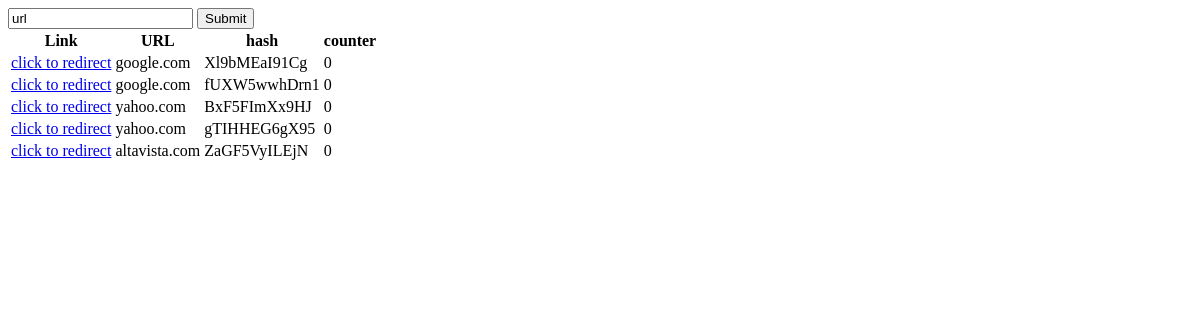
Before: / with the older database file.
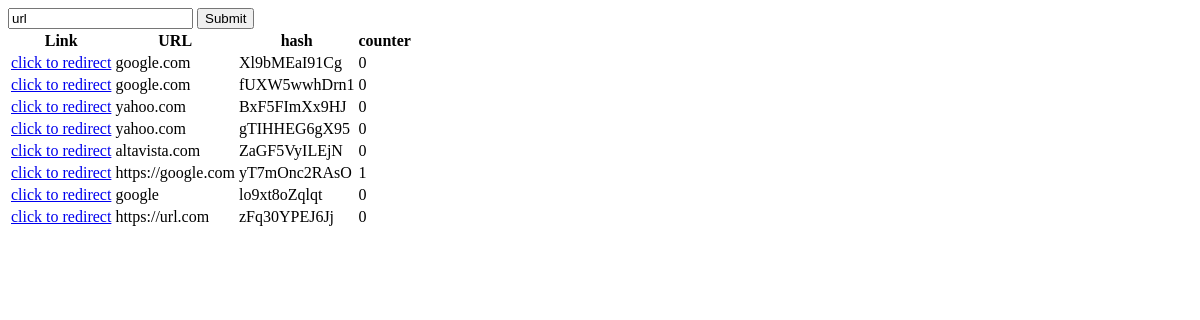
After: the same page with the newer database file.
### url_app/models.py (models this page shows, shortened)
class Shortened_Url(models.Model):
    code = models.CharField(max_length=12)
    url = models.URLField(max_length=256)
    counter = models.IntegerField(default=0)

### url_app/views.py (the view)
# urls.py: path('', views.index, name='index'),
def index(request):
    shortened_urls = Shortened_Url.objects.all()
    context = {
        'shortened_urls' : shortened_urls
    }
    return render(request,'index.html',context)

### templates/index.html (shortened to what this page needs)
{% extends 'base.html' %}
{% block content %}
<form method="POST" action="{% url 'save' %}">
    <input type="text" name='url' value='url' required
    pattern="https?://.+" oninvalid="this.setCustomValidity('url must begin with http or https')"
    oninput="this.setCustomValidity('')">
    <button type="submit">Submit</button>
</form>
{% if shortened_urls %}
    <table>
        <tr><th>Link</th> <th>URL</th><th>hash</th><th>counter</th></tr>
    {% for url in shortened_urls %}
        <tr><td><a href="{% url 'code' url.code %}" >click to redirect</a></td><td>{{url.url}}</td> <td>{{url.code}}</td><td>{{url.counter}}</td></tr>
    {% endfor %}
    </table>
{% else %}
    there are no shorted urls
{% endif %}
{% endblock %}

### templates/base.html (shortened to what this page needs)
<!DOCTYPE html>
<html lang="en">
<head>
</head>
<body>
    {% block content %}
    {% endblock %}
</body>
</html>

Changed rows visible on the page:
added Shortened_Url: url "https://google.com", code "yT7mOnc2RAsO", counter "1"
added Shortened_Url: url "google", code "lo9xt8oZqlqt", counter "0"
added Shortened_Url: url "https://url.com", code "zFq30YPEJ6Jj", counter "0"
